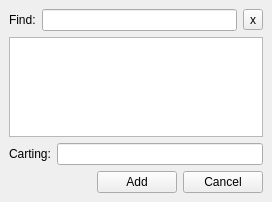
<ui version="4.0" >
 <class>CartingDialog</class>
 <widget class="QDialog" name="CartingDialog" >
  <property name="geometry" >
   <rect>
    <x>0</x>
    <y>0</y>
    <width>272</width>
    <height>202</height>
   </rect>
  </property>
  <property name="windowTitle" >
   <string>Carting</string>
  </property>
  <layout class="QGridLayout" >
   <property name="margin" >
    <number>9</number>
   </property>
   <property name="spacing" >
    <number>6</number>
   </property>
   <item row="0" column="0" >
    <layout class="QVBoxLayout" >
     <property name="margin" >
      <number>0</number>
     </property>
     <property name="spacing" >
      <number>6</number>
     </property>
     <item>
      <layout class="QHBoxLayout" >
       <property name="margin" >
        <number>0</number>
       </property>
       <property name="spacing" >
        <number>6</number>
       </property>
       <item>
        <widget class="QLabel" name="label_2" >
         <property name="text" >
          <string>Find:</string>
         </property>
        </widget>
       </item>
       <item>
        <widget class="QLineEdit" name="findlineEdit" />
       </item>
       <item>
        <widget class="QToolButton" name="cleartoolButton" >
         <property name="focusPolicy" >
          <enum>Qt::NoFocus</enum>
         </property>
         <property name="text" >
          <string>x</string>
         </property>
        </widget>
       </item>
      </layout>
     </item>
     <item>
      <widget class="QListView" name="listView" />
     </item>
     <item>
      <layout class="QHBoxLayout" >
       <property name="margin" >
        <number>0</number>
       </property>
       <property name="spacing" >
        <number>6</number>
       </property>
       <item>
        <widget class="QLabel" name="label" >
         <property name="text" >
          <string>Carting:</string>
         </property>
        </widget>
       </item>
       <item>
        <widget class="QLineEdit" name="addlineEdit" />
       </item>
      </layout>
     </item>
     <item>
      <layout class="QHBoxLayout" >
       <property name="margin" >
        <number>0</number>
       </property>
       <property name="spacing" >
        <number>6</number>
       </property>
       <item>
        <spacer>
         <property name="orientation" >
          <enum>Qt::Horizontal</enum>
         </property>
         <property name="sizeHint" >
          <size>
           <width>40</width>
           <height>20</height>
          </size>
         </property>
        </spacer>
       </item>
       <item>
        <widget class="QPushButton" name="addpushButton" >
         <property name="text" >
          <string>Add</string>
         </property>
         <property name="autoDefault" >
          <bool>false</bool>
         </property>
        </widget>
       </item>
       <item>
        <widget class="QPushButton" name="cancelpushButton" >
         <property name="text" >
          <string>Cancel</string>
         </property>
         <property name="autoDefault" >
          <bool>false</bool>
         </property>
        </widget>
       </item>
      </layout>
     </item>
    </layout>
   </item>
  </layout>
 </widget>
 <resources/>
 <connections>
  <connection>
   <sender>cancelpushButton</sender>
   <signal>clicked()</signal>
   <receiver>CartingDialog</receiver>
   <slot>reject()</slot>
   <hints>
    <hint type="sourcelabel" >
     <x>260</x>
     <y>190</y>
    </hint>
    <hint type="destinationlabel" >
     <x>267</x>
     <y>190</y>
    </hint>
   </hints>
  </connection>
  <connection>
   <sender>cleartoolButton</sender>
   <signal>clicked()</signal>
   <receiver>findlineEdit</receiver>
   <slot>clear()</slot>
   <hints>
    <hint type="sourcelabel" >
     <x>253</x>
     <y>22</y>
    </hint>
    <hint type="destinationlabel" >
     <x>233</x>
     <y>20</y>
    </hint>
   </hints>
  </connection>
 </connections>
</ui>
